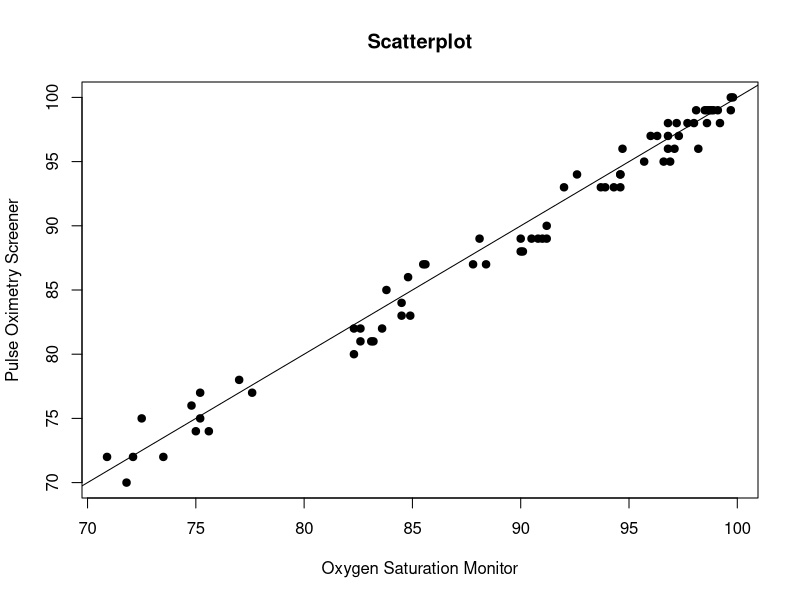

Write the R code that produced this figure.
# problem 1

library(boot) # for bootstrap
library(gdata) # for resample
data_set <- read.delim("oxygen_saturation.txt")
attach(data_set)
n <- dim(data_set)[1]

# problem 1 a)

plot(osm, pos, main="Scatterplot",
     xlab="Oxygen Saturation Monitor", 
     ylab="Pulse Oximetry Screener", pch=19)
abline(0, 1)


# problem 1 d)

# function to compute concordance correlation coefficient (CCC)
CCC.fn <- function(data, indices) {
  x <- data[indices,1]
  y <- data[indices,2]
  mu1 <- mean(x)
  mu2 <- mean(y)
  sigma1 <- var(x)
  sigma2 <- var(y)
  sigma12 <- cov(x, y)
  result <- 2*sigma12/((mu1-mu2)^2+sigma1+sigma2)
  return(result)
}

CCC.fn(data_set, 1:n) # original CCC 
# [1] 0.9892748



# my own code for the bootstrap method
my_boot.fn <- function(data, n, B) {
  para <- c()
  i = 1
  while(i<=B) {
    sample <- data[resample(1:n, n, replace = TRUE, prob = NULL),]
    para[i] <- CCC.fn(sample, 1:n) # CCC of the sample
    i <- i+1
  }
  CCC_original <- CCC.fn(data_set, 1:n) # original CCC 
  CCC_my <- mean(para) # mean of the CCC from samples
  bias <- CCC_my - CCC_original
  
  #computation of the CI from standard error
  std_error<-sd(para)/sqrt(n) # standard error 
  lower_bound_SE <- mean(para)-std_error
  upper_bound_SE <- mean(para)+std_error
  
  #computation of the 95% CI of the mean
  perc <- quantile(para, probs = c(0.475, 0.525))
  lower_bound_Perc <- perc[1]
  upper_bound_Perc <- perc[2]
  return(list(data.frame(CCC_original, CCC_my, bias, std_error),
              "Standerd Error CI" = data.frame(lower_bound_SE, upper_bound_SE),
              "Percentile method CI" = data.frame(lower_bound_Perc),
              "Percentile method CI" = data.frame(upper_bound_Perc)))
}

set.seed(1)
my_boot.fn(data_set, n, 1000) 
#   CCC_original    CCC_my          bias    std_error
# 1    0.9892748 0.9889337 -0.0003411283 0.0002304046
# 
# $`Standerd Error CI`
#   lower_bound_SE upper_bound_SE
# 1      0.9887033      0.9891641
# 
# $`Percentile method CI`
#       lower_bound_Perc
# 47.5%        0.9889895
# 
# $`Percentile method CI`
#       upper_bound_Perc
# 52.5%        0.9892421



# problem 1 f)

set.seed(1)
CCC.boot <- boot(data_set, CCC.fn, R = 1000) # bootstrap estimates of bias and standard error for CCC
# ORDINARY NONPARAMETRIC BOOTSTRAP
# 
# 
# Call:
#   boot(data = data_set, statistic = CCC.fn, R = 1000)
# 
# 
# Bootstrap Statistics :
#      original        bias    std. error
# t1* 0.9892748 -0.0003717729 0.002032808


boot.ci(CCC.boot, conf = 0.95, type = "perc") # 95% lower confidence bound for CCC
# BOOTSTRAP CONFIDENCE INTERVAL CALCULATIONS
# Based on 1000 bootstrap replicates
# 
# CALL : 
# boot.ci(boot.out = CCC.boot, type = "perc")
# 
# Intervals : 
# Level     Percentile     
# 95%   ( 0.9841,  0.9923 )  
# Calculations and Intervals on Original Scale
